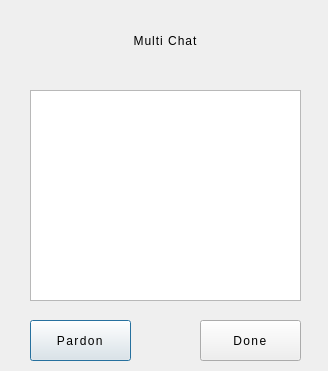
<?xml version="1.0" encoding="UTF-8"?>
<ui version="4.0">
 <class>BanListDialog</class>
 <widget class="QDialog" name="BanListDialog">
  <property name="geometry">
   <rect>
    <x>0</x>
    <y>0</y>
    <width>328</width>
    <height>371</height>
   </rect>
  </property>
  <property name="windowTitle">
   <string>Multi Chat</string>
  </property>
  <property name="styleSheet">
   <string notr="true">QDialog {
background-color: '#0d3d4c';
}</string>
  </property>
  <widget class="QLabel" name="lineLabel">
   <property name="geometry">
    <rect>
     <x>65</x>
     <y>70</y>
     <width>201</width>
     <height>4</height>
    </rect>
   </property>
   <property name="styleSheet">
    <string notr="true">QLabel {
	background-color: '#101014';
	border-radius: 2px;
}</string>
   </property>
   <property name="text">
    <string/>
   </property>
  </widget>
  <widget class="QLabel" name="titleLabel">
   <property name="geometry">
    <rect>
     <x>55</x>
     <y>20</y>
     <width>221</width>
     <height>41</height>
    </rect>
   </property>
   <property name="styleSheet">
    <string notr="true">QLabel {
	font: 700 30pt &quot;Yu Gothic UI&quot;;
	letter-spacing: 1px;
	color: '#e3e3e3';
}</string>
   </property>
   <property name="text">
    <string>Multi Chat</string>
   </property>
   <property name="alignment">
    <set>Qt::AlignCenter</set>
   </property>
  </widget>
  <widget class="QTableView" name="banTable">
   <property name="geometry">
    <rect>
     <x>30</x>
     <y>90</y>
     <width>271</width>
     <height>211</height>
    </rect>
   </property>
   <property name="focusPolicy">
    <enum>Qt::ClickFocus</enum>
   </property>
   <property name="styleSheet">
    <string notr="true">QTableView {
background-color: '#0d3d4c';
border: 5px solid  '#101014';
gridline-color:  '#1a1818';
selection-background-color: rgb(84, 13, 43);
letter-spacing: 1.1px;
font: 700 15pt &quot;Yu Gothic UI&quot;;
}
QHeaderView::section {
border-color:  '#101014';
color: '#e3e3e3';
font: 700 19pt &quot;Yu Gothic UI&quot;;
background-color: '#0d3d4c';
height: 65px;
}

QTableView::item{
background-color: '#0d3d4c';
color: '#e3e3e3';
font: 700 15pt &quot;Yu Gothic UI&quot;;
}

QTableView::item:selected {
background-color: rgb(102, 16, 53);
}</string>
   </property>
   <property name="verticalScrollBarPolicy">
    <enum>Qt::ScrollBarAlwaysOff</enum>
   </property>
   <property name="horizontalScrollBarPolicy">
    <enum>Qt::ScrollBarAlwaysOff</enum>
   </property>
   <property name="sizeAdjustPolicy">
    <enum>QAbstractScrollArea::AdjustToContents</enum>
   </property>
   <property name="editTriggers">
    <set>QAbstractItemView::NoEditTriggers</set>
   </property>
   <property name="gridStyle">
    <enum>Qt::SolidLine</enum>
   </property>
   <attribute name="verticalHeaderVisible">
    <bool>true</bool>
   </attribute>
  </widget>
  <widget class="QPushButton" name="pardonBtn">
   <property name="geometry">
    <rect>
     <x>30</x>
     <y>320</y>
     <width>101</width>
     <height>41</height>
    </rect>
   </property>
   <property name="styleSheet">
    <string notr="true">QPushButton {
	border: 4px solid '#101014';
	font: 700 14pt &quot;Yu Gothic UI&quot;;
	letter-spacing: 1.4px;
	color: '#e3e3e3';
}

QPushButton::hover {
	background-color: '#0c2f3a';
}</string>
   </property>
   <property name="text">
    <string>Pardon</string>
   </property>
  </widget>
  <widget class="QPushButton" name="doneBtn">
   <property name="geometry">
    <rect>
     <x>200</x>
     <y>320</y>
     <width>101</width>
     <height>41</height>
    </rect>
   </property>
   <property name="styleSheet">
    <string notr="true">QPushButton {
	border: 4px solid '#101014';
	font: 700 14pt &quot;Yu Gothic UI&quot;;
	letter-spacing: 1.4px;
	color: '#e3e3e3';
}

QPushButton::hover {
	background-color: '#0c2f3a';
}</string>
   </property>
   <property name="text">
    <string>Done</string>
   </property>
  </widget>
 </widget>
 <resources/>
 <connections/>
</ui>
